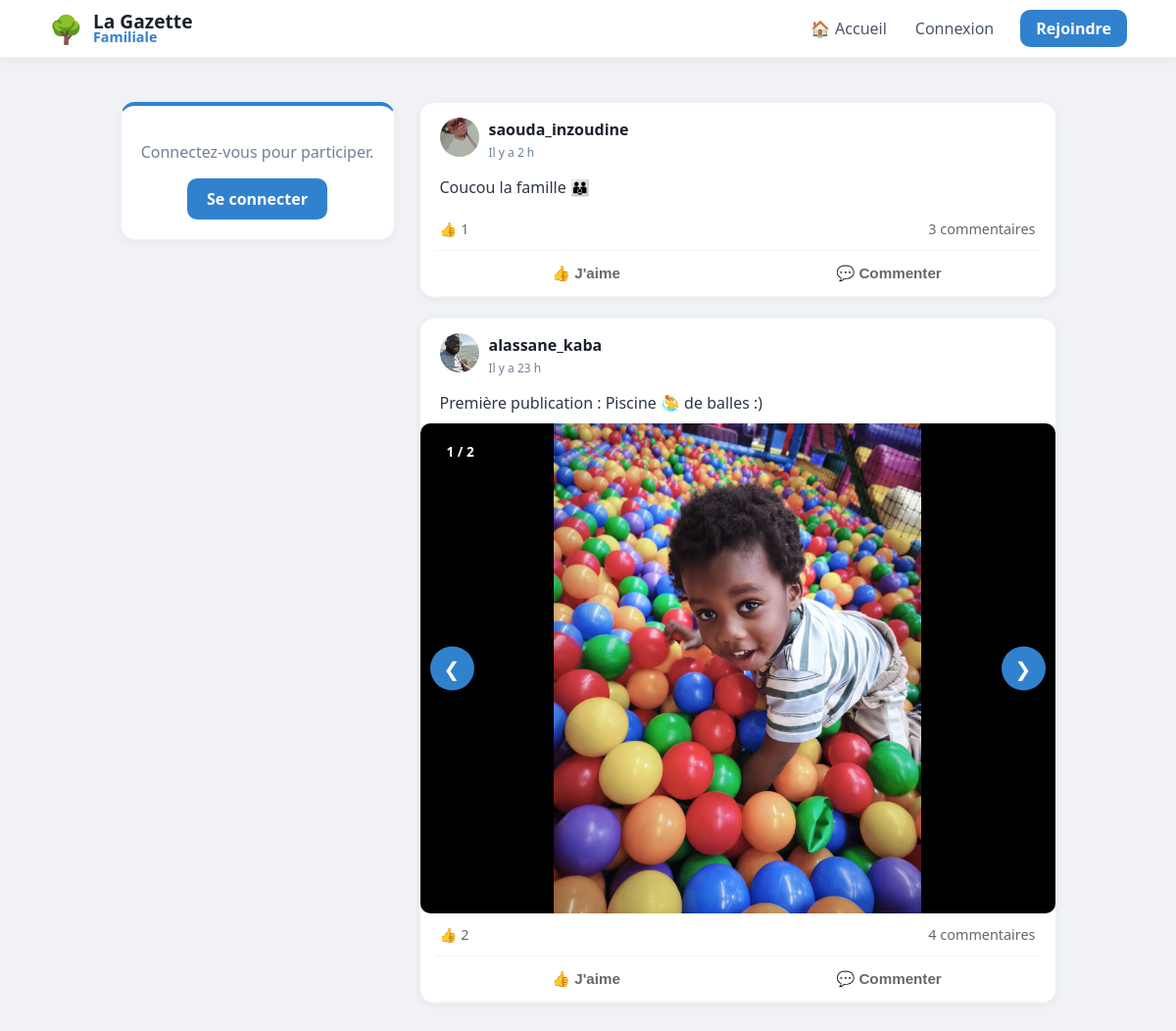
Before: / with the older database file.
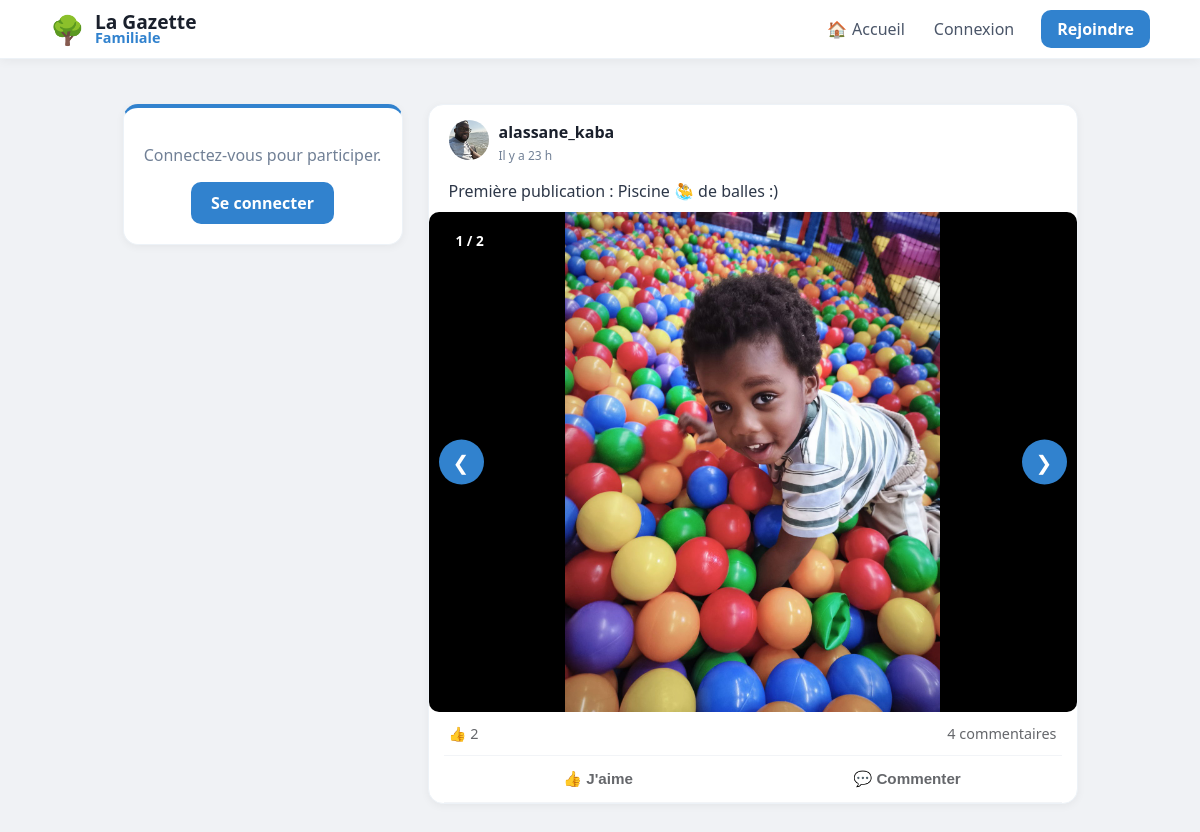
After: the same page with the newer database file.
### tables this page shows
CREATE TABLE posts (
                id INTEGER PRIMARY KEY AUTOINCREMENT, 
                username TEXT, 
                content TEXT, 
                likes INTEGER DEFAULT 0, 
                image TEXT,
                created_at DATETIME DEFAULT CURRENT_TIMESTAMP
            );

CREATE TABLE users (
                id INTEGER PRIMARY KEY AUTOINCREMENT, 
                email TEXT UNIQUE, 
                firstname TEXT, 
                lastname TEXT, 
                username TEXT UNIQUE, 
                password TEXT, 
                avatar TEXT,
                cover TEXT,
                bio TEXT,
                is_approved INTEGER DEFAULT 0,
                is_admin INTEGER DEFAULT 0
            );

CREATE TABLE post_medias (
                        id INTEGER PRIMARY KEY AUTOINCREMENT,
                        post_id INTEGER,
                        filename TEXT,
                        file_type TEXT, -- 'image' ou 'video'
                        FOREIGN KEY (post_id) REFERENCES posts (id) ON DELETE CASCADE
                    );

### app.py (the view)
@app.route("/")
def home():
    with get_db() as db:
        posts_query = db.execute("""
            SELECT posts.*, users.avatar AS user_avatar,
                (SELECT COUNT(*) FROM reactions WHERE post_id=posts.id AND type='thumb') as thumbs,
                (SELECT COUNT(*) FROM reactions WHERE post_id=posts.id AND type='heart') as hearts
            FROM posts
            JOIN users ON posts.username = users.username
            ORDER BY posts.id DESC
        """).fetchall()
        posts = [dict(row) for row in posts_query]
        for post in posts:
            medias = db.execute("SELECT * FROM post_medias WHERE post_id = ?", (post['id'],)).fetchall()
            post['medias'] = medias  # On ajoute la liste des médias au post
        comments = db.execute('''
            SELECT comments.*, users.avatar AS comm_avatar
            FROM comments
            JOIN users ON comments.username = users.username
        ''').fetchall()
    return render_template("home.html", posts=posts, comments=comments)

### app.py (called while the page is built)
def get_db():
    db = sqlite3.connect("database.db")
    db.row_factory = sqlite3.Row
    return db

@app.context_processor
def inject_global_stats():
    stats = {'total_users': 0, 'total_posts': 0}
    if session.get('user'):
        db = get_db()
        u_count = db.execute("SELECT COUNT(*) FROM users WHERE is_approved = 1").fetchone()[0]
        p_count = db.execute("SELECT COUNT(*) FROM posts").fetchone()[0]
        stats = {'total_users': u_count, 'total_posts': p_count}
    return stats

@app.context_processor
def inject_pending_count():
    if session.get('is_admin'):
        db = get_db()
        count = db.execute("SELECT COUNT(*) as total FROM users WHERE is_approved = 0").fetchone()
        return {'pending_count': count['total']}
    return {'pending_count': 0}

@app.context_processor
def inject_notifications_count():
    if session.get('user'):
        db = get_db()
        count = db.execute("SELECT COUNT(*) FROM notifications WHERE username = ? AND is_read = 0",
                           (session['user'],)).fetchone()[0]
        return {'unread_count': count}
    return {'unread_count': 0}

### templates/home.html (shortened to what the changed rows need)
{% extends "base.html" %}
{% block content %}
<main class="feed">
    {% for post in posts %}
    <div class="post-card" style="padding: 0; overflow: hidden; margin-bottom: 20px;">
        <div style="padding: 15px 20px; display: flex; justify-content: space-between; align-items: center;">
            <div style="display: flex; align-items: center; gap: 10px;">
                <a href="{{ url_for('profile', username=post['username']) }}">
                    <img src="{{ url_for('static', filename='avatars/' + (post['user_avatar'] if post['user_avatar'] else 'default.png')) }}" style="width: 40px; height: 40px; border-radius: 50%; object-fit: cover;">
                </a>
                <div>
                    <a href="{{ url_for('profile', username=post['username']) }}" style="text-decoration: none;">
                        <strong style="display: block; color: #1a202c;">{{ post['username'] }}</strong>
                    </a>
                    <span class="live-date" data-time="{{ post['created_at'] }}" style="font-size: 0.75em; color: #718096;">{{ post['created_at'] | relative_time }}</span>
                </div>
            </div>
        </div>
        <div style="padding: 0 20px 10px 20px; white-space: pre-wrap; color: #2d3748;">{{ post['content'] }}</div>
        {% if post.medias %}
        <div class="carousel-container" id="carousel-{{ post.id }}" style="position: relative; background: #000; display: flex; align-items: center; justify-content: center; min-height: 300px;">
            {% if post.medias|length > 1 %}
            <div class="carousel-counter" style="position: absolute; top: 15px; left: 15px; background: rgba(0,0,0,0.6); color: white; padding: 4px 12px; border-radius: 20px; font-size: 0.85em; z-index: 10; font-weight: bold;">
                <span class="current">1</span> / {{ post.medias|length }}
            </div>
            <button class="prev" onclick="moveSlide('{{ post.id }}', -1)" style="position: absolute; left: 10px; background: rgba(255,255,255,0.3); border: none; color: white; font-size: 20px; padding: 10px; border-radius: 50%; cursor: pointer; z-index: 5;">&#10094;</button>
            <button class="next" onclick="moveSlide('{{ post.id }}', 1)" style="position: absolute; right: 10px; background: rgba(255,255,255,0.3); border: none; color: white; font-size: 20px; padding: 10px; border-radius: 50%; cursor: pointer; z-index: 5;">&#10095;</button>
            {% endif %}
            <div class="carousel-items" style="width: 100%;">
                {% for media in post.medias %}
                <div class="carousel-item {% if loop.first %}active{% endif %}" style="display: {% if loop.first %}block{% else %}none{% endif %}; text-align: center;">
                    {% if media.file_type == 'video' %}
                    <video src="{{ url_for('static', filename='uploads/' + media.filename) }}" controls style="max-width: 100%; max-height: 500px; display: block; margin: 0 auto;"></video>
                    {% else %}
                    <img src="{{ url_for('static', filename='uploads/' + media.filename) }}" class="zoomable" onclick="openLightbox(this.src)" style="cursor: zoom-in;">
                    {% endif %}
                </div>
                {% endfor %}
            </div>
        </div>
        {% endif %}
        <div style="display: flex; justify-content: space-between; padding: 12px 20px; font-size: 0.9em; color: #65676b;">
            <div>👍 <span id="thumbs-{{ post['id'] }}">{{ post['thumbs'] }}</span></div>
            <div style="cursor: pointer;" onclick="toggleComments({{ post['id'] }})">
                <span id="comment-count-{{ post['id'] }}">{{ (comments|selectattr('post_id', 'equalto', post['id'])|list|length) }}</span> commentaires
            </div>
        </div>
        <div style="display: flex; border-top: 1px solid #f2f4f7; border-bottom: 1px solid #f2f4f7; margin: 0 15px; padding: 2px 0;">
            <button onclick="react({{ post['id'] }}, 'thumb')" class="action-btn" style="flex: 1; background: none; border: none; padding: 10px; color: #65676b; font-weight: 600; cursor: pointer;">👍 J'aime</button>
            <button onclick="toggleComments({{ post['id'] }})" class="action-btn" style="flex: 1; background: none; border: none; padding: 10px; color: #65676b; font-weight: 600; cursor: pointer;">💬 Commenter</button>
        </div>
    </div>
    {% endfor %}
</main>
{% endblock %}

Changed rows visible on the page:
removed posts: avatar (picture), username "saouda_inzoudine", created_at|relative_time "Il y a 2 h", content "Coucou la famille 👪", thumbs "1", id "3"
